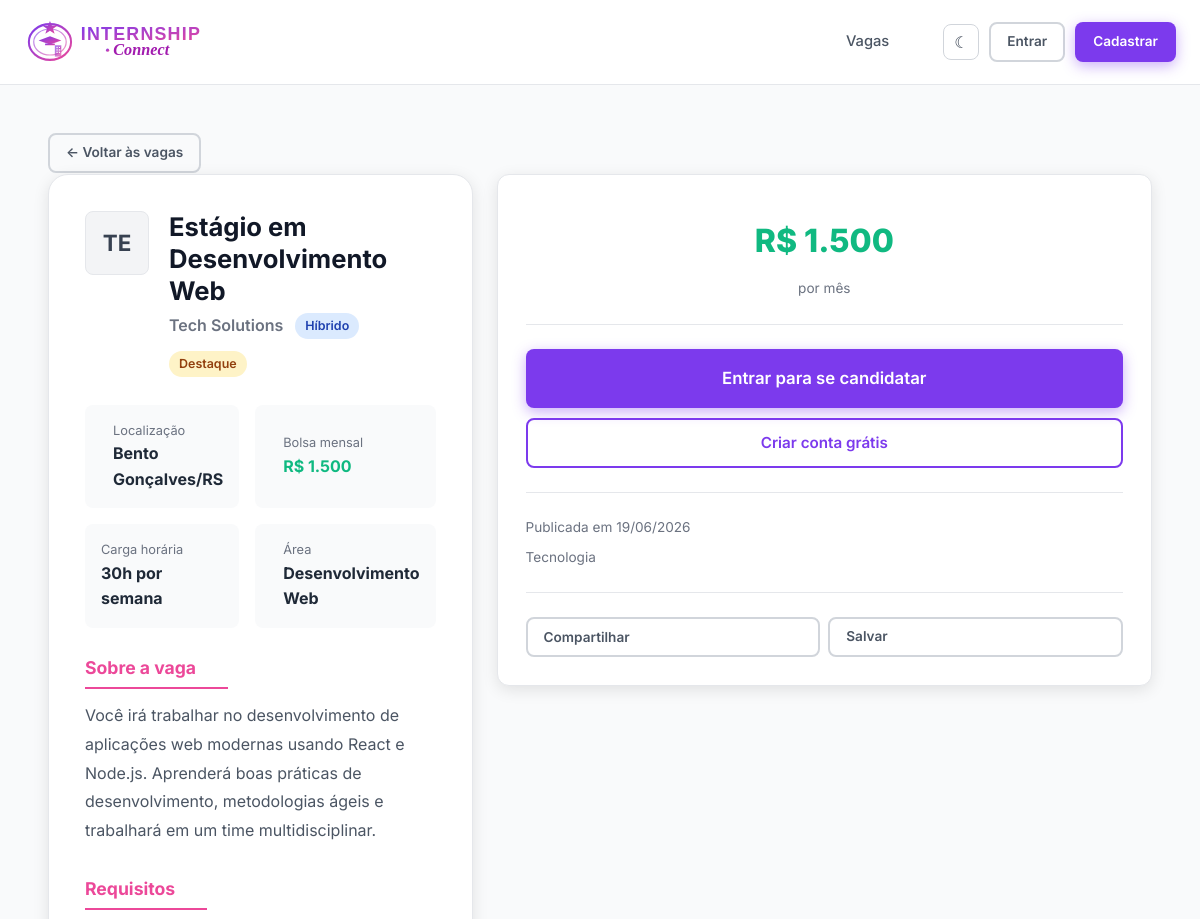
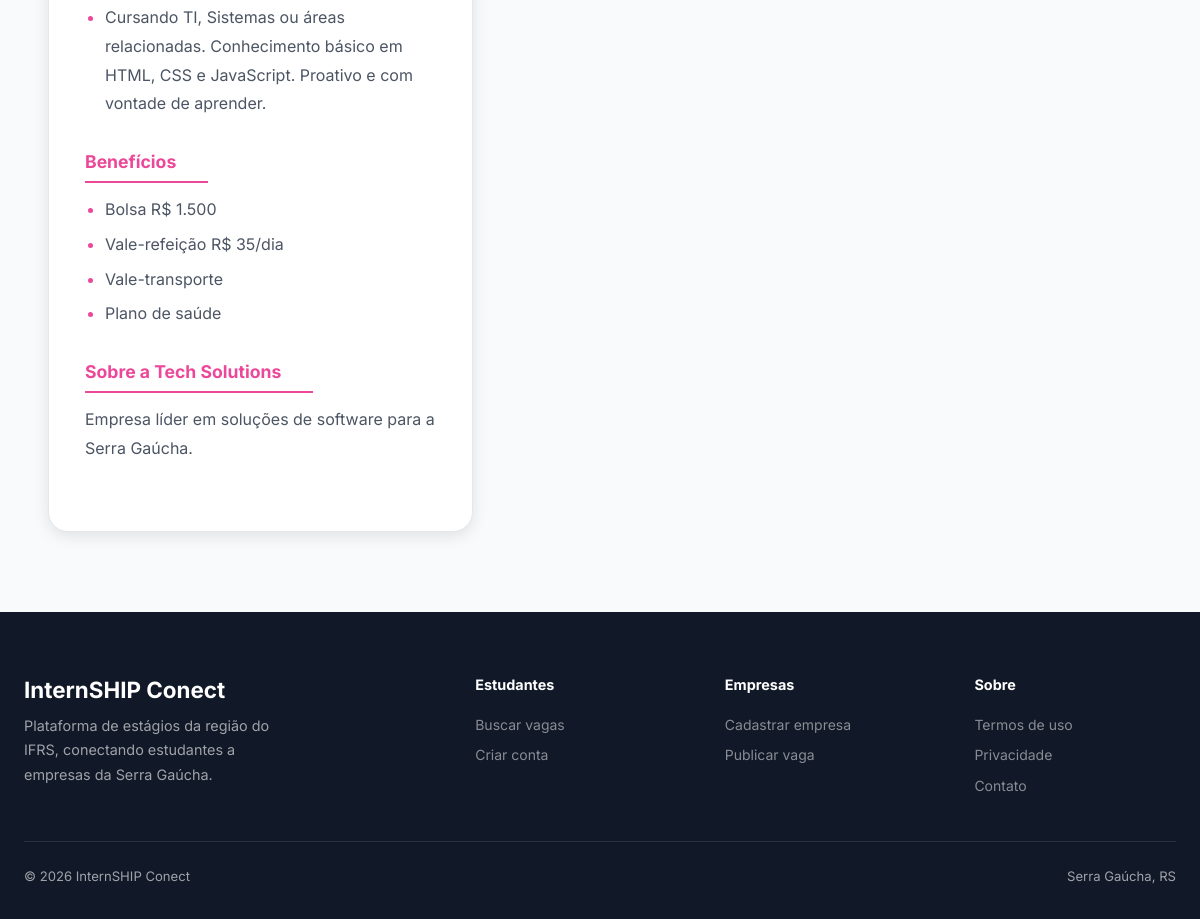
/vaga.php?id=1, run on the app's committed database (2 pictures, top to bottom).
### tables this page shows
CREATE TABLE IF NOT EXISTS vagas (
    id INT AUTO_INCREMENT PRIMARY KEY,
    empresa_id INT NOT NULL,
    titulo VARCHAR(200) NOT NULL,
    descricao TEXT NOT NULL,
    requisitos TEXT,
    beneficios TEXT,
    area VARCHAR(100),
    cidade VARCHAR(100),
    estado CHAR(2),
    modalidade ENUM('presencial','remoto','hibrido') DEFAULT 'presencial',
    bolsa DECIMAL(10,2),
    carga_horaria INT,
    ativa TINYINT(1) DEFAULT 1,
    restrita TINYINT(1) DEFAULT 0,
    motivo_restricao VARCHAR(255) DEFAULT NULL,
    destaque TINYINT(1) DEFAULT 0,
    views INT DEFAULT 0,
    criado_em TIMESTAMP DEFAULT CURRENT_TIMESTAMP,
    FOREIGN KEY (empresa_id) REFERENCES empresas(id) ON DELETE CASCADE
);

CREATE TABLE IF NOT EXISTS empresas (
    id INT AUTO_INCREMENT PRIMARY KEY,
    usuario_id INT NOT NULL UNIQUE,
    nome_empresa VARCHAR(200) NOT NULL,
    cnpj VARCHAR(20),
    descricao TEXT,
    site VARCHAR(255),
    cidade VARCHAR(100),
    estado CHAR(2),
    setor VARCHAR(100),
    logo VARCHAR(255),
    FOREIGN KEY (usuario_id) REFERENCES usuarios(id) ON DELETE CASCADE
);

### includes/auth.php (called while the page is built, shortened)
<?php
function isLoggedIn() {
    return isset($_SESSION['usuario_id']);
}
function isAdmin() {
    return !empty($_SESSION['is_admin']);
}
function isCoordenacao() {
    return isset($_SESSION['tipo']) && $_SESSION['tipo'] === 'coordenacao';
}

### vaga.php (the view, shortened to what this page needs)
<?php
require_once __DIR__ . '/includes/auth.php';
$id = (int)($_GET['id'] ?? 0);
$db = getDB();
$stmt = $db->prepare("
    SELECT v.*, e.nome_empresa, e.logo, e.descricao AS empresa_desc, e.site, e.setor, e.cidade AS emp_cidade, e.estado AS emp_estado, u.email AS empresa_email
    FROM vagas v
    JOIN empresas e ON v.empresa_id = e.id
    JOIN usuarios u ON e.usuario_id = u.id
    WHERE v.id = ?
");
$stmt->execute([$id]);
$vaga = $stmt->fetch();
$ehCoordenacao = isCoordenacao() || isAdmin();
$ehDonoVaga = isEmpresa() && (int)$vaga['empresa_id'] === (int)($_SESSION['perfil_id'] ?? 0);
$jaVisualizou = $_SESSION['vagas_vistas'][$id] ?? false;
if (!$jaVisualizou && !$ehDonoVaga && !$ehCoordenacao) {
    $vaga['views'] = ($vaga['views'] ?? 0) + 1;
}
$jaCandidatou = false;
$ehFavorita = false;
function modalidadeLabel($m) { return match($m) { 'remoto' => 'Remoto', 'hibrido' => 'Híbrido', default => 'Presencial' }; }
function modalidadeBadge($m) { return match($m) { 'remoto' => 'badge-green', 'hibrido' => 'badge-blue', default => 'badge-gray' }; }
include __DIR__ . '/includes/header.php';
?>
<div class="job-detail-hero">
  <div class="container">
    <div style="padding:16px 0 24px;">
      <a href="/teste/vagas.php" class="btn btn-ghost btn-sm">← Voltar às vagas</a>
    </div>
  </div>
</div>
<div style="background:var(--gray-50);padding:0 24px 80px;">
  <div class="container">
    <div class="grid-2" style="align-items:start;margin-top:-24px;">
      <div style="grid-column:1/2;">
        <div style="background:var(--surface);color:var(--text);border-radius:var(--radius-lg);padding:36px;border:1px solid var(--border);box-shadow:var(--shadow);">
          <div class="job-detail-header">
            <div class="company-logo-lg">
              <?php if ($vaga['logo']): ?>
                <img src="<?= htmlspecialchars($vaga['logo']) ?>" alt="">
              <?php else: ?>
                <?= mb_strtoupper(mb_substr($vaga['nome_empresa'], 0, 2)) ?>
              <?php endif; ?>
            </div>
            <div>
              <h1 style="font-size:1.6rem;margin-bottom:6px;"><?= htmlspecialchars($vaga['titulo']) ?></h1>
              <div style="display:flex;align-items:center;gap:12px;flex-wrap:wrap;">
                <span style="font-size:1rem;color:var(--gray-500);font-weight:600;"><?= htmlspecialchars($vaga['nome_empresa']) ?></span>
                <span class="badge <?= modalidadeBadge($vaga['modalidade']) ?>"><?= modalidadeLabel($vaga['modalidade']) ?></span>
                <?php if ($vaga['destaque']): ?>
                  <span class="badge badge-yellow">Destaque</span>
                <?php endif; ?>
              </div>
            </div>
          </div>
          <div class="job-meta-grid">
            <div class="job-meta-item">
              <div>
                <div class="job-meta-label">Localização</div>
                <div class="job-meta-value"><?= htmlspecialchars($vaga['cidade']) ?>/<?= $vaga['estado'] ?></div>
              </div>
            </div>
            <div class="job-meta-item">
              <div>
                <div class="job-meta-label">Bolsa mensal</div>
                <div class="job-meta-value" style="color:var(--accent);">R$ <?= number_format($vaga['bolsa'], 0, ',', '.') ?></div>
              </div>
            </div>
            <div class="job-meta-item">
              <div>
                <div class="job-meta-label">Carga horária</div>
                <div class="job-meta-value"><?= $vaga['carga_horaria'] ?>h por semana</div>
              </div>
            </div>
            <div class="job-meta-item">
              <div>
                <div class="job-meta-label">Área</div>
                <div class="job-meta-value"><?= htmlspecialchars($vaga['area']) ?></div>
              </div>
            </div>
          </div>
          <div class="job-section">
            <h3>Sobre a vaga</h3>
            <p><?= nl2br(htmlspecialchars($vaga['descricao'])) ?></p>
          </div>
          <?php if ($vaga['requisitos']): ?>
          <div class="job-section">
            <h3>Requisitos</h3>
            <ul>
              <?php foreach (explode("\n", $vaga['requisitos']) as $req): ?>
                <?php $req = trim($req); if ($req): ?>
                  <li><?= htmlspecialchars($req) ?></li>
                <?php endif; ?>
              <?php endforeach; ?>
            </ul>
          </div>
          <?php endif; ?>
          <?php if ($vaga['beneficios']): ?>
          <div class="job-section">
            <h3>Benefícios</h3>
            <ul>
              <?php foreach (explode(",", $vaga['beneficios']) as $ben): ?>
                <?php $ben = trim($ben); if ($ben): ?>
                  <li><?= htmlspecialchars($ben) ?></li>
                <?php endif; ?>
              <?php endforeach; ?>
            </ul>
          </div>
          <?php endif; ?>
          <?php if ($vaga['empresa_desc']): ?>
          <div class="job-section">
            <h3>Sobre a <?= htmlspecialchars($vaga['nome_empresa']) ?></h3>
            <p><?= nl2br(htmlspecialchars($vaga['empresa_desc'])) ?></p>
          </div>
          <?php endif; ?>
        </div>
      </div>
      <div>
        <div class="apply-card">
          <div style="text-align:center;margin-bottom:16px;">
            <div class="bolsa-display">R$ <?= number_format($vaga['bolsa'], 0, ',', '.') ?></div>
            <div style="color:var(--gray-500);font-size:.85rem;">por mês</div>
          </div>
          <div class="divider"></div>
          <?php if ($ehCoordenacao): ?>
            <div style="text-align:center;margin-bottom:14px;font-weight:700;color:var(--primary);">Painel da Coordenação</div>
            <?php if (!empty($vaga['restrita'])): ?>
              <div class="alert alert-error" style="margin-bottom:12px;">
                Vaga <strong>restrita</strong>.
                <?php if (!empty($vaga['motivo_restricao'])): ?><br>Motivo: <?= htmlspecialchars($vaga['motivo_restricao']) ?><?php endif; ?>
              </div>
              <form method="POST" onsubmit="return confirm('Liberar esta vaga? Ela voltará a aparecer nas buscas.');">
                <input type="hidden" name="moderar_vaga" value="1">
                <input type="hidden" name="acao_mod" value="liberar">
                <button type="submit" class="btn btn-primary btn-block btn-lg">Liberar vaga</button>
              </form>
            <?php else: ?>
              <form method="POST" onsubmit="return confirm('Restringir esta vaga? Ela deixará de aparecer nas buscas públicas.');">
                <input type="hidden" name="moderar_vaga" value="1">
                <input type="hidden" name="acao_mod" value="restringir">
                <div class="form-group">
                  <label class="form-label">Motivo da restrição</label>
                  <textarea name="motivo" class="form-control" rows="3" placeholder="Ex.: conteúdo fora das políticas, vaga falsa, dados inadequados..." required></textarea>
                </div>
                <button type="submit" class="btn btn-block btn-lg" style="background:var(--danger);color:#fff;">Restringir vaga</button>
              </form>
            <?php endif; ?>
            <a href="mailto:<?= htmlspecialchars($vaga['empresa_email']) ?>?subject=<?= rawurlencode('[InternSHIP Coordenação] Vaga: ' . $vaga['titulo']) ?>"
               class="btn btn-ghost btn-block" style="margin-top:10px;display:inline-flex;align-items:center;justify-content:center;gap:8px;">
              <svg width="18" height="18" viewBox="0 0 24 24" fill="none" stroke="currentColor" stroke-width="2" stroke-linecap="round" stroke-linejoin="round"><path d="M21 15a2 2 0 0 1-2 2H7l-4 4V5a2 2 0 0 1 2-2h14a2 2 0 0 1 2 2z"/></svg>
              Falar com a empresa
            </a>
          <?php elseif (isLoggedIn() && isEmpresa()): ?>
            <div class="alert alert-info">
              Empresas não podem se candidatar a vagas.
            </div>
          <?php else: ?>
            <a href="/teste/login.php" class="btn btn-primary btn-block btn-lg" style="margin-bottom:10px;">
              Entrar para se candidatar
            </a>
            <a href="/teste/register.php" class="btn btn-secondary btn-block">
              Criar conta grátis
            </a>
          <?php endif; ?>
          <div class="divider"></div>
          <div style="display:flex;flex-direction:column;gap:8px;font-size:.85rem;color:var(--gray-500);">
            <div style="display:flex;align-items:center;gap:8px;">Publicada em <?= date('d/m/Y', strtotime($vaga['criado_em'])) ?></div>
            <div style="display:flex;align-items:center;gap:8px;"><?= htmlspecialchars($vaga['setor']) ?></div>
          </div>
          <div class="divider"></div>
          <div style="display:flex;gap:8px;">
            <button class="btn btn-ghost btn-sm" style="flex:1;" onclick="navigator.share ? navigator.share({title:'<?= htmlspecialchars($vaga['titulo']) ?>',url:window.location.href}) : showToast('Link copiado!','success') || navigator.clipboard.writeText(window.location.href)">
              Compartilhar
            </button>
            <?php if (isLoggedIn() && isAluno()): ?>
              <form method="POST" style="flex:1;margin:0;">
                <button type="submit" name="toggle_favorito" value="1" class="btn btn-ghost btn-sm" style="width:100%;<?= $ehFavorita ? 'color:var(--primary);border-color:var(--primary);' : '' ?>">
                  <?= $ehFavorita ? 'Salva ★' : 'Salvar' ?>
                </button>
              </form>
            <?php elseif (!isLoggedIn()): ?>
              <a href="/teste/login.php" class="btn btn-ghost btn-sm" style="flex:1;text-align:center;">Salvar</a>
            <?php endif; ?>
          </div>
        </div>
      </div>
    </div>
  </div>
</div>
<?php include __DIR__ . '/includes/footer.php'; ?>

### assets/css/style.css (style rules this page uses)
:root { --primary: #7C3AED; --primary-light: #A78BFA; --primary-dark: #5B21B6; --secondary: #EC4899; --accent: #10B981; --accent-light: #D1FAE5; --warning: #F59E0B; --danger: #EF4444; --info: #3B82F6; --gray-50: #F9FAFB; --gray-100: #F3F4F6; --gray-200: #E5E7EB; --gray-300: #D1D5DB; --gray-400: #9CA3AF; --gray-500: #6B7280; --gray-600: #4B5563; --gray-700: #374151; --gray-800: #1F2937; --gray-900: #111827; --bg: #ffffff; --bg-soft: #F9FAFB; --surface: #ffffff; --text: #1F2937; --text-soft: #6B7280; --border: #E5E7EB; --navbar-bg: rgba(255,255,255,.92); --radius-sm: 8px; --radius: 12px; --radius-lg: 20px; --radius-xl: 32px; --shadow-sm: 0 1px 3px rgba(0,0,0,.08); --shadow: 0 4px 16px rgba(0,0,0,.10); --shadow-lg: 0 12px 40px rgba(0,0,0,.14); --shadow-xl: 0 24px 64px rgba(0,0,0,.18); --transition: .2s cubic-bezier(.4,0,.2,1); }
*, *::before, *::after { box-sizing: border-box; margin: 0; padding: 0; }
html { scroll-behavior: smooth; }
body { font-family: 'Inter', system-ui, -apple-system, sans-serif; background: var(--gray-50); color: var(--gray-800); line-height: 1.6; min-height: 100vh; }
h1,h2,h3,h4,h5,h6 { font-weight: 700; line-height: 1.25; color: var(--gray-900); }
h1 { font-size: clamp(2rem, 5vw, 3.5rem); }
h3 { font-size: 1.35rem; }
a { color: var(--primary); text-decoration: none; transition: color var(--transition); }
.container { max-width: 1200px; margin: 0 auto; padding: 0 24px; }
.btn { display: inline-flex; align-items: center; gap: 8px; padding: 11px 24px; border-radius: var(--radius-sm); font-size: .95rem; font-weight: 600; border: 2px solid transparent; cursor: pointer; transition: all var(--transition); white-space: nowrap; font-family: inherit; text-decoration: none; }
.btn-primary { background: var(--primary); color: #fff; box-shadow: 0 4px 14px rgba(124,58,237,.4); }
.btn-secondary { background: transparent; color: var(--primary); border-color: var(--primary); }
.btn-ghost { background: transparent; color: var(--gray-600); border-color: var(--gray-300); }
.btn-sm { padding: 7px 16px; font-size: .85rem; }
.btn-lg { padding: 14px 32px; font-size: 1.05rem; }
.btn-block { width: 100%; justify-content: center; }
.badge { display: inline-flex; align-items: center; gap: 4px; padding: 3px 10px; border-radius: 20px; font-size: .78rem; font-weight: 600; }
.badge-blue { background: #DBEAFE; color: #1E40AF; }
.badge-yellow { background: #FEF3C7; color: #92400E; }
.job-detail-hero { background: var(--gray-50); border-bottom: 1px solid var(--gray-200); padding: 32px 24px 0; }
.job-detail-header { display: flex; gap: 20px; align-items: flex-start; }
.company-logo-lg { width: 64px; height: 64px; border-radius: var(--radius-sm); flex-shrink: 0; background: var(--gray-100); border: 1px solid var(--gray-200); display: flex; align-items: center; justify-content: center; color: var(--gray-700); font-size: 1.4rem; font-weight: 700; overflow: hidden; }
.job-meta-grid { display: grid; grid-template-columns: 1fr 1fr; gap: 16px; margin: 28px 0; }
.job-meta-item { background: var(--gray-50); border-radius: var(--radius-sm); padding: 16px; display: flex; gap: 12px; align-items: center; }
.job-meta-label { font-size: .8rem; color: var(--gray-500); }
.job-meta-value { font-weight: 700; color: var(--gray-800); }
.job-section { margin-bottom: 32px; }
.job-section h3 { font-size: 1.1rem; margin-bottom: 12px; color: var(--secondary); padding-bottom: 8px; border-bottom: 2px solid var(--secondary); display: inline-block; padding-right: 32px; }
.job-section p, .job-section li { color: var(--gray-600); line-height: 1.8; }
.job-section ul { padding-left: 20px; }
.job-section li { margin-bottom: 6px; }
.job-section li::marker { color: var(--secondary); }
.apply-card { background: #fff; border-radius: var(--radius); padding: 28px; border: 1px solid var(--gray-200); box-shadow: var(--shadow); position: sticky; top: 88px; }
.bolsa-display { font-size: 2rem; font-weight: 800; color: var(--accent); margin: 12px 0; }
.divider { height: 1px; background: var(--gray-200); margin: 24px 0; }
.grid-2 { display: grid; grid-template-columns: 1fr 2fr; gap: 24px; align-items: start; }

### data on the page
vagas: empresa.nome_empresa "TE", titulo "Estágio em Desenvolvimento Web", empresa.nome_empresa "Tech Solutions", modalidade "Híbrido", cidade "Bento Gonçalves", estado "RS", bolsa "1.500", carga_horaria "30", area "Desenvolvimento Web", descricao "Você irá trabalhar no desenvolvimento de aplicações web modernas usando React e Node.js. Aprenderá boas práticas de desenvolvimento, metodologias ágeis e trabalhará em um time multidisciplinar.", requisitos "Cursando TI, Sistemas ou áreas relacionadas. Conhecimento básico em HTML, CSS e JavaScript. Proativo e com vontade de aprender.", beneficios "Bolsa R$ 1.500", beneficios "Vale-refeição R$ 35/dia", beneficios "Vale-transporte", beneficios "Plano de saúde", empresa.descricao "Empresa líder em soluções de software para a Serra Gaúcha.", criado_em "19/06/2026", empresa.setor "Tecnologia"
